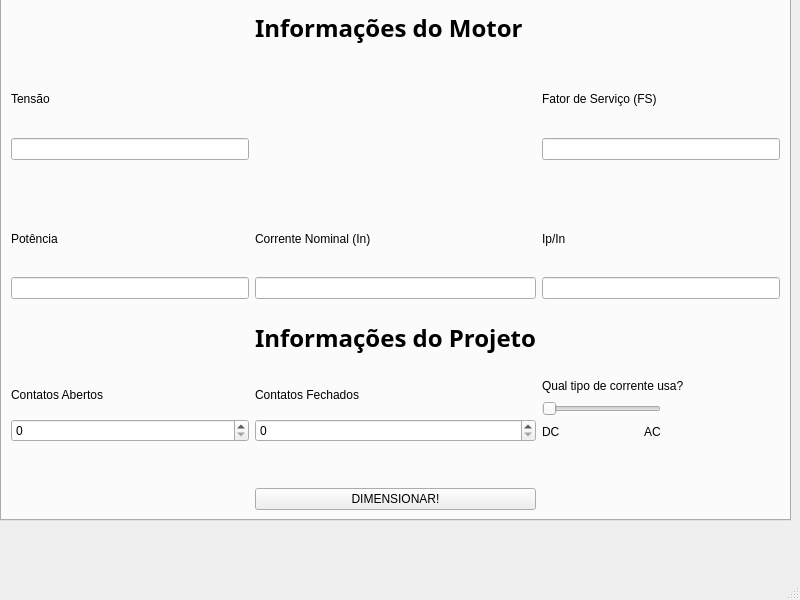
<?xml version="1.0" encoding="UTF-8"?>
<ui version="4.0">
 <class>MainWindow</class>
 <widget class="QMainWindow" name="MainWindow">
  <property name="geometry">
   <rect>
    <x>0</x>
    <y>0</y>
    <width>800</width>
    <height>600</height>
   </rect>
  </property>
  <property name="windowTitle">
   <string>MainWindow</string>
  </property>
  <property name="autoFillBackground">
   <bool>false</bool>
  </property>
  <property name="tabShape">
   <enum>QTabWidget::Rounded</enum>
  </property>
  <widget class="QWidget" name="centralwidget">
   <widget class="QTabWidget" name="tabWidget">
    <property name="geometry">
     <rect>
      <x>0</x>
      <y>-40</y>
      <width>791</width>
      <height>561</height>
     </rect>
    </property>
    <property name="currentIndex">
     <number>0</number>
    </property>
    <widget class="QWidget" name="pag1">
     <attribute name="title">
      <string>Tab 1</string>
     </attribute>
     <layout class="QGridLayout" name="gridLayout">
      <item row="5" column="3">
       <widget class="QLabel" name="ipinlbl">
        <property name="text">
         <string>Ip/In</string>
        </property>
       </widget>
      </item>
      <item row="10" column="3">
       <layout class="QVBoxLayout" name="verticalLayout">
        <item>
         <widget class="QLabel" name="ACDClbl">
          <property name="text">
           <string>Qual tipo de corrente usa?</string>
          </property>
         </widget>
        </item>
        <item>
         <layout class="QHBoxLayout" name="horizontalLayout_3">
          <item>
           <layout class="QVBoxLayout" name="verticalLayout_2">
            <item>
             <widget class="QSlider" name="ACDCslider">
              <property name="maximum">
               <number>1</number>
              </property>
              <property name="orientation">
               <enum>Qt::Horizontal</enum>
              </property>
             </widget>
            </item>
            <item>
             <layout class="QHBoxLayout" name="horizontalLayout_2">
              <item>
               <widget class="QLabel" name="DClbl">
                <property name="text">
                 <string>DC</string>
                </property>
               </widget>
              </item>
              <item>
               <spacer name="spacer">
                <property name="orientation">
                 <enum>Qt::Horizontal</enum>
                </property>
                <property name="sizeType">
                 <enum>QSizePolicy::Expanding</enum>
                </property>
                <property name="sizeHint" stdset="0">
                 <size>
                  <width>40</width>
                  <height>20</height>
                 </size>
                </property>
               </spacer>
              </item>
              <item>
               <widget class="QLabel" name="AClbl">
                <property name="layoutDirection">
                 <enum>Qt::RightToLeft</enum>
                </property>
                <property name="text">
                 <string>AC</string>
                </property>
               </widget>
              </item>
             </layout>
            </item>
           </layout>
          </item>
          <item>
           <spacer name="horizontalSpacer_4">
            <property name="orientation">
             <enum>Qt::Horizontal</enum>
            </property>
            <property name="sizeHint" stdset="0">
             <size>
              <width>40</width>
              <height>20</height>
             </size>
            </property>
           </spacer>
          </item>
         </layout>
        </item>
       </layout>
      </item>
      <item row="3" column="1">
       <spacer name="verticalSpacer_3">
        <property name="orientation">
         <enum>Qt::Vertical</enum>
        </property>
        <property name="sizeType">
         <enum>QSizePolicy::Preferred</enum>
        </property>
        <property name="sizeHint" stdset="0">
         <size>
          <width>20</width>
          <height>40</height>
         </size>
        </property>
       </spacer>
      </item>
      <item row="7" column="3">
       <widget class="QLineEdit" name="ipinTxt"/>
      </item>
      <item row="12" column="2">
       <widget class="QPushButton" name="calcBtn">
        <property name="text">
         <string>DIMENSIONAR!</string>
        </property>
       </widget>
      </item>
      <item row="1" column="1">
       <widget class="QLabel" name="tensaolbl">
        <property name="text">
         <string>Tensão</string>
        </property>
       </widget>
      </item>
      <item row="8" column="1">
       <spacer name="verticalSpacer_2">
        <property name="orientation">
         <enum>Qt::Vertical</enum>
        </property>
        <property name="sizeType">
         <enum>QSizePolicy::Fixed</enum>
        </property>
        <property name="sizeHint" stdset="0">
         <size>
          <width>20</width>
          <height>40</height>
         </size>
        </property>
       </spacer>
      </item>
      <item row="10" column="2">
       <layout class="QGridLayout" name="gridLayout_3">
        <item row="0" column="0">
         <widget class="QLabel" name="CFlbl">
          <property name="text">
           <string>Contatos Fechados</string>
          </property>
         </widget>
        </item>
        <item row="2" column="0">
         <widget class="QSpinBox" name="CFspn"/>
        </item>
       </layout>
      </item>
      <item row="7" column="1">
       <widget class="QLineEdit" name="potTxt"/>
      </item>
      <item row="11" column="2">
       <spacer name="verticalSpacer">
        <property name="orientation">
         <enum>Qt::Vertical</enum>
        </property>
        <property name="sizeType">
         <enum>QSizePolicy::Fixed</enum>
        </property>
        <property name="sizeHint" stdset="0">
         <size>
          <width>20</width>
          <height>40</height>
         </size>
        </property>
       </spacer>
      </item>
      <item row="8" column="2">
       <widget class="QLabel" name="label_2">
        <property name="font">
         <font>
          <family>Segoe UI Black</family>
          <pointsize>18</pointsize>
          <bold>true</bold>
         </font>
        </property>
        <property name="text">
         <string>Informações do Projeto</string>
        </property>
       </widget>
      </item>
      <item row="5" column="2">
       <widget class="QLabel" name="inlbl">
        <property name="text">
         <string>Corrente Nominal (In)</string>
        </property>
       </widget>
      </item>
      <item row="1" column="3">
       <widget class="QLabel" name="fslbl">
        <property name="text">
         <string>Fator de Serviço (FS)</string>
        </property>
       </widget>
      </item>
      <item row="2" column="1">
       <widget class="QLineEdit" name="tensaoTxt"/>
      </item>
      <item row="0" column="2">
       <widget class="QLabel" name="label">
        <property name="font">
         <font>
          <family>Segoe UI Black</family>
          <pointsize>18</pointsize>
          <bold>true</bold>
         </font>
        </property>
        <property name="text">
         <string>Informações do Motor</string>
        </property>
       </widget>
      </item>
      <item row="5" column="1">
       <widget class="QLabel" name="potlbl">
        <property name="text">
         <string>Potência</string>
        </property>
       </widget>
      </item>
      <item row="10" column="1">
       <layout class="QGridLayout" name="gridLayout_2">
        <item row="1" column="0">
         <widget class="QSpinBox" name="CAspn"/>
        </item>
        <item row="0" column="0">
         <widget class="QLabel" name="CAlbl">
          <property name="text">
           <string>Contatos Abertos</string>
          </property>
         </widget>
        </item>
       </layout>
      </item>
      <item row="7" column="2">
       <widget class="QLineEdit" name="inTxt"/>
      </item>
      <item row="2" column="3">
       <widget class="QLineEdit" name="fstxt"/>
      </item>
     </layout>
    </widget>
    <widget class="QWidget" name="pag2">
     <attribute name="title">
      <string>Tab 2</string>
     </attribute>
     <widget class="QPushButton" name="voltarBtn">
      <property name="geometry">
       <rect>
        <x>20</x>
        <y>550</y>
        <width>739</width>
        <height>24</height>
       </rect>
      </property>
      <property name="text">
       <string>DIMENSIONAR OUTRO MOTOR</string>
      </property>
     </widget>
     <widget class="QLabel" name="testlbl">
      <property name="geometry">
       <rect>
        <x>10</x>
        <y>20</y>
        <width>49</width>
        <height>16</height>
       </rect>
      </property>
      <property name="text">
       <string>TextLabel</string>
      </property>
     </widget>
     <widget class="QLabel" name="label_3">
      <property name="geometry">
       <rect>
        <x>10</x>
        <y>100</y>
        <width>49</width>
        <height>16</height>
       </rect>
      </property>
      <property name="text">
       <string>TextLabel</string>
      </property>
     </widget>
     <widget class="QLabel" name="label_4">
      <property name="geometry">
       <rect>
        <x>10</x>
        <y>150</y>
        <width>49</width>
        <height>16</height>
       </rect>
      </property>
      <property name="text">
       <string>TextLabel</string>
      </property>
     </widget>
     <widget class="QLabel" name="label_5">
      <property name="geometry">
       <rect>
        <x>10</x>
        <y>200</y>
        <width>49</width>
        <height>16</height>
       </rect>
      </property>
      <property name="text">
       <string>TextLabel</string>
      </property>
     </widget>
    </widget>
   </widget>
  </widget>
  <widget class="QStatusBar" name="statusbar"/>
 </widget>
 <resources/>
 <connections/>
</ui>
